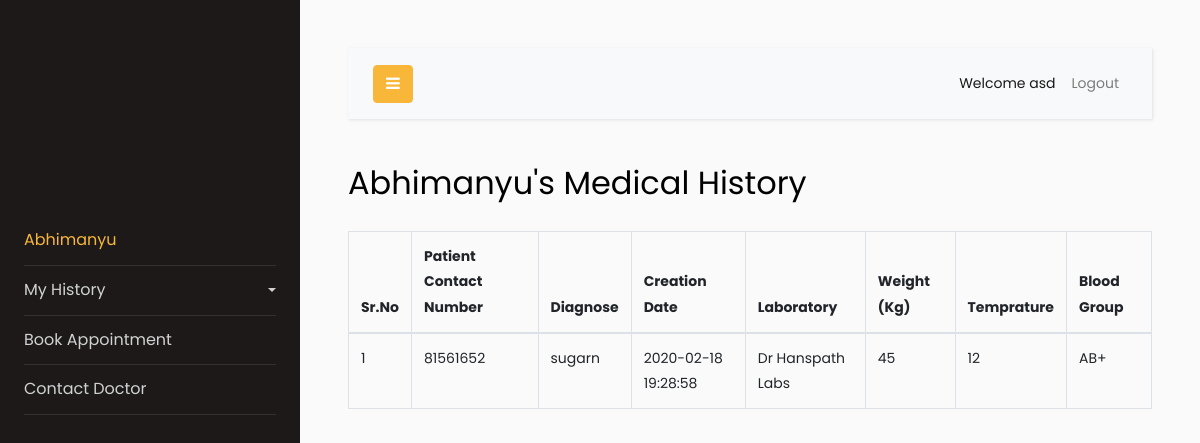
/userdashboard/medical_history.php (signed in), run on the app's committed database.
### tables this page shows
CREATE TABLE `pmedicalhis` (
  `pmh_id` int(11) NOT NULL,
  `p_id` int(255) NOT NULL,
  `p_contact` varchar(255) NOT NULL,
  `p_diagnose` varchar(200) NOT NULL,
  `date` timestamp NOT NULL DEFAULT current_timestamp() ON UPDATE current_timestamp(),
  `p_laboratory` text NOT NULL,
  `p_weight` int(255) NOT NULL,
  `p_temprature` int(255) NOT NULL,
  `p_bloodgroup` text NOT NULL
);

### userdashboard/medical_history.php (the view, shortened to what this page needs)
<?php
if (!isset($_SESSION['p_email'])) {
    echo "<script>window.open('../user_login.php','_self')</script>";
}else{
  include("../includes/db.php");
    $id=$_SESSION['p_id'];
  $sql=mysqli_query($con,"select p_image from patient_images where p_id='$id' ");
  $row=mysqli_fetch_array($sql);
  $image=$row['p_image'];
}
 ?>
<!doctype html>
<html lang="en">
  <head>
    <link rel="stylesheet" href="https://stackpath.bootstrapcdn.com/font-awesome/4.7.0/css/font-awesome.min.css">
    <link rel="stylesheet" href="css/style.css">
  </head>
  <body>
    <div class="wrapper d-flex align-items-stretch">
      <nav id="sidebar">
        <div class="p-4 pt-5">
          <a href="#" class="img logo rounded-circle mb-5" style="background-image: url(images/<?php echo $image ?>);"></a>
          <ul class="list-unstyled components mb-5">
            <li class="active">
              <a href="user_dashboard.php"  aria-expanded="false" ><?php echo $_SESSION['p_name']; ?></a>
            </li>
            <li>
              <a href="#pageSubmenu" data-toggle="collapse" aria-expanded="false" class="dropdown-toggle">My History</a>
            </li>
            <li>
              <a href="book_appointment.php">Book Appointment</a>
            </li>
            <li>
              <a href="#">Contact Doctor</a>
            </li>
          </ul>
        </div>
      </nav>
      <div id="content" class="p-4 p-md-5">
        <nav class="navbar navbar-expand-lg navbar-light bg-light">
          <div class="container-fluid">
            <button type="button" id="sidebarCollapse" class="btn btn-primary">
              <i class="fa fa-bars"></i>
            </button>
            <div class="collapse navbar-collapse" id="navbarSupportedContent">
              <ul class="nav navbar-nav ml-auto">
                <li class="nav-item active">
                    <a class="nav-link" href="#">Welcome <?php echo $_SESSION['p_email'] ?></a>
                </li>
                <li class="nav-item ">
                    <a class="nav-link" href="logout.php">Logout</a>
                </li>
              </ul>
            </div>
          </div>
        </nav>
        <h2 class="mb-4"><?php echo $_SESSION['p_name']; ?>'s  Medical History </h2>
        <div class="table-responsive">
            <table class="table table-bordered table-hover">
              <thead>
                  <tr>
                    <th>Sr.No</th>
                    <th>Patient Contact Number</th>
                    <th>Diagnose</th>
                    <th>Creation Date</th>
                    <th>Laboratory</th>
                    <th>Weight (Kg)</th>
                    <th>Temprature</th>
                    <th>Blood Group</th>
                  </tr>
                </thead>
                <tbody>
                  <?php
          $p_id=$_SESSION['p_id'];
          $pm_query="select * from pmedicalhis where p_id='$p_id' ";
          $pm_run=mysqli_query($con,$pm_query);
          $i=0;
          while ($row=mysqli_fetch_array($pm_run)) {
          $p_contact=$row['p_contact'];
          $p_diagnose=$row['p_diagnose'];
          $p_date=$row['date'];
          $p_laboratory=$row['p_laboratory'];
          $p_weight=$row['p_weight'];
          $p_temprature=$row['p_temprature'];
          $p_bloodgroup=$row['p_bloodgroup'];
          $i++;
           ?>
                  <tr>
                    <td><?php echo $i ?></td>
                    <td><?php echo $p_contact ?></td>
                    <td><?php echo $p_diagnose ?></td>
                    <td><?php echo $p_date ?></td>
                    <td><?php echo $p_laboratory ?></td>
                    <td><?php echo $p_weight ?></td>
                    <td><?php echo $p_temprature ?></td>
                    <td><?php echo $p_bloodgroup ?></td>
                  </tr><?php } ?>
                </tbody>
             </table>
        </div>
      </div>
    </div>
  </body>
</html>

### data on the page
pmedicalhis: p_contact "81561652", p_diagnose "sugarn", date "2020-02-18 19:28:58", p_laboratory "Dr Hanspath Labs", p_weight "45", p_temprature "12", p_bloodgroup "AB+"

### other printed values
$_SESSION['p_name'] "Abhimanyu"
$_SESSION['p_email'] "asd"
